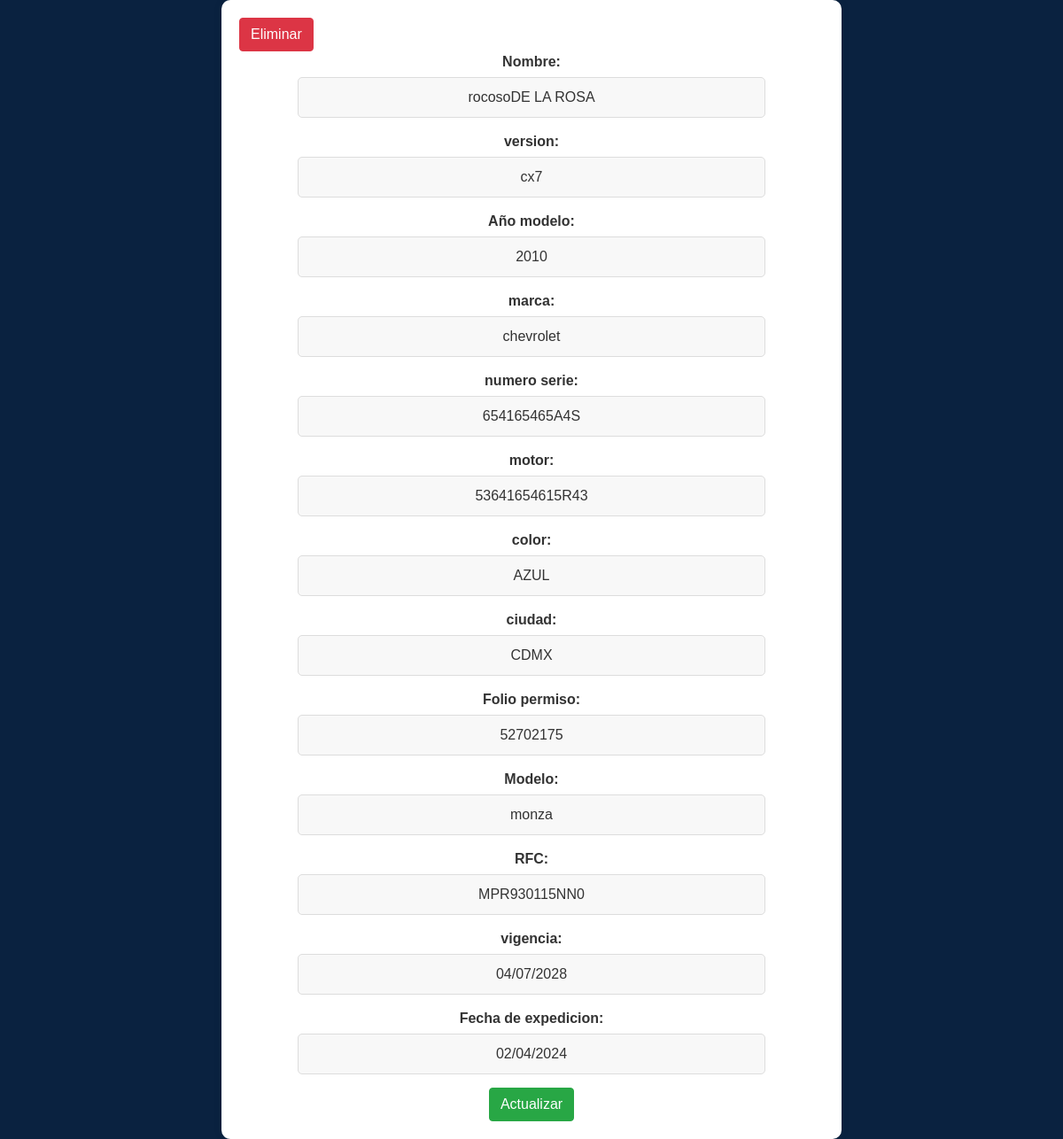
Screenshot of /updpermiso.php?id=8 with the database file from the repository.
### tables this page shows
CREATE TABLE `creapermiso` (
  `id` int(10) NOT NULL,
  `propietario` varchar(50) NOT NULL,
  `usuario` varchar(30) NOT NULL,
  `version` varchar(50) DEFAULT NULL,
  `anomodelo` varchar(50) DEFAULT NULL,
  `marca` varchar(30) DEFAULT NULL,
  `numserie` varchar(30) DEFAULT NULL,
  `modelo` varchar(30) DEFAULT NULL,
  `motor` varchar(30) DEFAULT NULL,
  `color` varchar(20) DEFAULT NULL,
  `ciudad` varchar(30) DEFAULT NULL,
  `vigencia` varchar(12) DEFAULT NULL,
  `Foliopermi` varchar(50) DEFAULT NULL,
  `rfc` varchar(17) NOT NULL,
  `fecha_expedicion` varchar(15) DEFAULT NULL
);

### updpermiso.php (the view, shortened to what this page needs)
<?php
include("configuracion.php");
$validar = !empty($_POST['validar']) ? $_POST['validar'] : (!empty($_GET['validar']) ? $_GET['validar'] : NULL);
if($validar=="true")
$Foliopermi = !empty($_POST['Foliopermi']) ? $_POST['Foliopermi'] : (!empty($_GET['Foliopermi']) ? $_GET['Foliopermi'] : $_GET['Foliopermi']);
else
$id = !empty($_POST['id']) ? $_POST['id'] : (!empty($_GET['id']) ? $_GET['id'] : $_GET['id']);
?><!DOCTYPE html>
<html lang="es">
<head>
<link rel="stylesheet" href="https://cdn.jsdelivr.net/npm/bootstrap@4.4.1/dist/css/bootstrap.min.css">
</head>
<body>
    <div class="container">
        <?php
        if($validar=="true")
        $sql = "SELECT * FROM creapermiso  WHERE Foliopermi = '$Foliopermi'";
        else
        $sql = "SELECT * FROM creapermiso  WHERE id = '$id'";
        $resultado = $link->query($sql);
        if ($resultado->num_rows > 0) {
            while ($fila = $resultado->fetch_assoc()) {
                echo "<form method='post' action='".$_SERVER["PHP_SELF"]."'>";
                echo "<input type='submit' class='btn btn-danger' name='eliminar' value='Eliminar'>";
                echo "</form>";
                echo "<center><div>";
                echo "<form method='post' action='".$_SERVER["PHP_SELF"]."' enctype='multipart/form-data'>";
                echo "<span class='labelest'>Nombre:</span>";
                echo "<input type='text' name='propietario' class='estiloinputs' value='" . $fila['propietario'] . "' required><br>";
                echo "<span class='labelest'>version:</span>";
                echo "<input type='text' name='version' class='estiloinputs' value='" . $fila['version'] . "' required><br>";
                echo "<span class='labelest'>Año modelo:</span>";
                echo "<input type='text' name='anomodelo' class='estiloinputs' value='" . $fila['anomodelo'] . "' required><br>";
                echo "<span class='labelest'>marca:</span>";
                echo "<input type='text' name='marca' class='estiloinputs' value='" . $fila['marca'] . "' required><br>";
                echo "<span class='labelest'>numero serie:</span>";
                echo "<input type='text' name='numserie' class='estiloinputs' value='" . $fila['numserie'] . "' required><br>";
                echo "<span class='labelest'>motor:</span>";
                echo "<input type='text' name='motor' class='estiloinputs' value='" . $fila['motor'] . "' required><br>";
                echo "<span class='labelest'>color:</span>";
                echo "<input type='text' name='color' class='estiloinputs' value='" . $fila['color'] . "' ><br>";
                echo "<span class='labelest'>ciudad:</span>";
                echo "<input type='text' name='ciudad' class='estiloinputs' value='" . $fila['ciudad'] . "' ><br>";
                echo "<span class='labelest'>Folio permiso:</span>";
                echo "<input type='text' name='Foliopermi' class='estiloinputs' value='" . $fila['Foliopermi'] . "' ><br>";
                echo "<span class='labelest'>Modelo:</span>";
                echo "<input type='text' name='modelo' class='estiloinputs' value='" . $fila['modelo'] . "' ><br>";
                echo "<span class='labelest'>RFC:</span>";
                echo "<input type='text' name='rfc' class='estiloinputs' value='" . $fila['rfc'] . "' ><br>";
                echo "<span class='labelest'>vigencia:</span>";
                echo "<input type='text' name='vigencia' class='estiloinputs' value='" . $fila['vigencia'] . "' required><br>";
                echo "<span class='labelest'>Fecha de expedicion:</span>";
                echo "<input type='text' name='fecha_expedicion' class='estiloinputs' value='" . $fila['fecha_expedicion'] . "' required><br>";
                echo "<input type='submit' class='btn btn-success' name='actualizar' value='Actualizar'>";
                echo "</form>";
                echo "</div>";
            }
        } else {
            echo "No se encontraron Visas Registradas.";
        }
        ?>
    </div>
</body>
</html>

### updpermiso.php (style rules this page uses)
body { background-color: #0A2240; font-family: Arial, sans-serif; margin: 0; padding: 0; display: flex; justify-content: center; align-items: center; height: 100%; }
.container { background-color: #fff; border-radius: 10px; padding: 20px; box-shadow: 0px 0px 10px 0px rgba(0,0,0,0.1); max-width: 700px; width: 100%; }
.labelest { font-size: 16px; font-weight: bold; color: #333; margin-bottom: 5px; display: block; }
.estiloinputs { background-color: #f8f8f8; border: 1px solid #ddd; border-radius: 5px; padding: 10px; font-size: 16px; color: #333; width:80%; margin-bottom: 15px; text-align: center; }

### rows the page displays
creapermiso: propietario "rocosoDE LA ROSA", version "cx7", anomodelo "2010", marca "chevrolet", numserie "654165465A4S", motor "53641654615R43", color "AZUL", ciudad "CDMX", Foliopermi "52702175", modelo "monza", rfc "MPR930115NN0", vigencia "04/07/2028", fecha_expedicion "02/04/2024"
